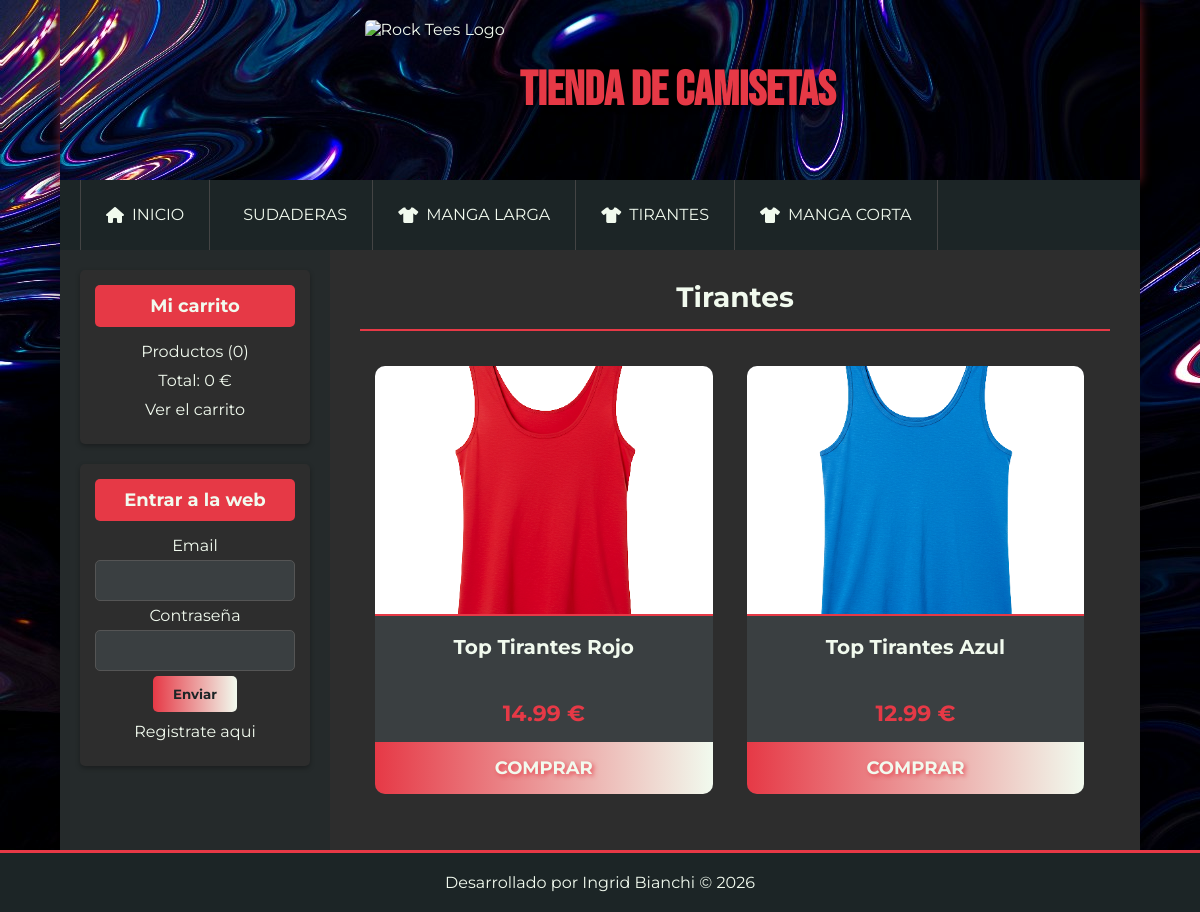
/index.php?controller=categoria&action=ver&id=2, run on the app's committed database.
### tables this page shows
CREATE TABLE categorias(
id              int(255) auto_increment not null,
nombre          varchar(100) not null,
CONSTRAINT pk_categorias PRIMARY KEY(id) 
);

CREATE TABLE productos(
id              int(255) auto_increment not null,
categoria_id    int(255) not null,
nombre          varchar(100) not null,
descripcion     text,
precio          float(100,2) not null,
stock           int(255) not null,
oferta          varchar(2),
fecha           date not null,
imagen          varchar(255),
CONSTRAINT pk_productos PRIMARY KEY(id),
CONSTRAINT fk_producto_categoria FOREIGN KEY(categoria_id) REFERENCES categorias(id)
);

### src/Controllers/CategoriaController.php (called while the page is built, shortened)
<?php
class CategoriaController
{
    private CategoryRepository $categoryRepository;
    private ProductRepository $productRepository;
    public function __construct()
    {
        $this->categoryRepository = new CategoryRepository();
        $this->productRepository = new ProductRepository();
    }
    public function ver(): void
    {
        if (isset($_GET['id'])) {
            $id = (int)$_GET['id'];
            $categoria = $this->categoryRepository->findById($id);
            if ($categoria) {
                $productos = $this->productRepository->findByCategory($id);
            }
        }
        require_once __DIR__ . '/../../templates/categoria/ver.php';
    }
}

### src/Config/Database.php (called while the page is built, shortened)
<?php
class Database
{
    private static ?PDO $instance = null;
    public static function getConnection(): PDO
    {
        if (self::$instance === null) {
            try {
                $host = $_ENV['DB_HOST'] ?? 'db';
                $db   = $_ENV['DB_NAME'] ?? 'tienda_master';
                $user = $_ENV['DB_USER'] ?? 'user';
                $pass = $_ENV['DB_PASSWORD'] ?? 'password';
                $port = $_ENV['DB_PORT'] ?? '3306';
                $charset = 'utf8mb4';
                $dsn = "mysql:host=$host;dbname=$db;charset=$charset;port=$port";
                $options = [
                    PDO::ATTR_ERRMODE            => PDO::ERRMODE_EXCEPTION,
                    PDO::ATTR_DEFAULT_FETCH_MODE => PDO::FETCH_OBJ,
                    PDO::ATTR_EMULATE_PREPARES   => false,
                ];
                self::$instance = new PDO($dsn, $user, $pass, $options);
            } catch (PDOException $e) {
                error_log("Connection failed: " . $e->getMessage());
                die("Error de conexión a la base de datos.");
            }
        }
        return self::$instance;
    }
}

### src/Repositories/CategoryRepository.php (called while the page is built, shortened)
<?php
class CategoryRepository
{
    private PDO $db;
    public function __construct()
    {
        $this->db = Database::getConnection();
    }
    public function getAll(): array
    {
        $sql = "SELECT * FROM categorias ORDER BY id DESC";
        $stmt = $this->db->query($sql);
        return $stmt->fetchAll();
    }
    public function findById(int $id): ?Category
    {
        $sql = "SELECT * FROM categorias WHERE id = :id";
        $stmt = $this->db->prepare($sql);
        $stmt->execute([':id' => $id]);
        $data = $stmt->fetch();
        return $data ? $this->mapToModel($data) : null;
    }
    private function mapToModel($data): Category
    {
        $category = new Category();
        $category->setId((int)$data->id)
                 ->setNombre($data->nombre);
        return $category;
    }
}

### src/Models/Category.php (called while the page is built, shortened)
<?php
class Category
{
    private string $nombre = '';
    public function setId(?int $id): self
    {
        return $this;
    }
    public function getNombre(): string
    {
        return $this->nombre;
    }
    public function setNombre(string $nombre): self
    {
        $this->nombre = $nombre;
        return $this;
    }
}

### src/Utils/Security.php (called while the page is built, shortened)
<?php
class Security
{
    public static function e(string $string): string
    {
        return htmlspecialchars($string, ENT_QUOTES, 'UTF-8');
    }
}

### src/Repositories/ProductRepository.php (called while the page is built, shortened)
<?php
class ProductRepository
{
    private PDO $db;
    public function __construct()
    {
        $this->db = Database::getConnection();
    }
    public function findByCategory(int $categoryId): array
    {
        $sql = "SELECT p.*, c.nombre AS catnombre FROM productos p "
             . "INNER JOIN categorias c ON c.id = p.categoria_id "
             . "WHERE p.categoria_id = :category_id ORDER BY p.id DESC";
        $stmt = $this->db->prepare($sql);
        $stmt->execute([':category_id' => $categoryId]);
        return $stmt->fetchAll();
    }
}

### templates/categoria/ver.php (the view, shortened to what this page needs)
<?php if (isset($categoria)): ?>
	<h1><?= Security::e($categoria->getNombre()) ?></h1>
	<?php if (empty($productos)): ?>
		<p>No hay productos para mostrar</p>
	<?php else: ?>
		<?php foreach ($productos as $product): ?>
			<div class="product">
				<a href="index.php?controller=product&action=ver&id=<?= $product->id ?>">
					<?php if ($product->imagen != null): ?>
						<img src="uploads/images/<?= Security::e($product->imagen) ?>" />
					<?php else: ?>
						<img src="assets/img/camiseta.png" />
					<?php endif; ?>
					<h2><?= Security::e($product->nombre) ?></h2>
				</a>
				<p><?= Security::e((string)$product->precio) ?> €</p>
				<a href="index.php?controller=carrito&action=add&id=<?= $product->id ?>" class="button">Comprar</a>
			</div>
		<?php endforeach; ?>
	<?php endif; ?>
<?php else: ?>
	<h1>La categoría no existe</h1>
<?php endif; ?>

### templates/layout/header.php (shortened to what this page needs)
<!DOCTYPE HTML>
<html lang="es">
<head>
	<link rel="stylesheet" href="assets/css/styles.css" />
	<link rel="stylesheet" href="https://cdnjs.cloudflare.com/ajax/libs/font-awesome/6.0.0-beta3/css/all.min.css">
</head>
<body>
	<div id="container">
		<header id="header">
			<div id="logo">
				<img src="assets/img/logo.camisetas.png" alt="Rock Tees Logo" height="140" />
				<a href="index.php">
					Tienda de Camisetas
				</a>
			</div>
		</header>
		<nav id="menu">
			<ul class="menu-items">
				<li><a href="index.php"><i class="fas fa-home"></i> Inicio</a></li>
				<?php foreach ($allCategories as $cat): ?>
					<li>
						<a href="index.php?controller=categoria&action=ver&id=<?= $cat->id ?>">
							<?php $icono = (stripos($cat->nombre, 'sudadera') !== false) ? 'fas fa-hoodie' : ((stripos($cat->nombre, 'tirantes') !== false) ? 'fas fa-shirt' : 'fas fa-tshirt'); ?>
							<i class="<?= $icono ?>"></i> <?= $cat->nombre ?>
						</a>
					</li>
				<?php endforeach; ?>
			</ul>
		</nav>
		<div id="content">

### public/assets/css/styles.css (style rules this page uses)
* { padding: 0; margin: 0; box-sizing: border-box; font-family: 'Montserrat', sans-serif, Helvetica, Arial; }
body { background: #1C2526 url('../img/vinyl-texture.jpg') repeat; color: #F1FAEE; }
a { color: #E63946; text-decoration: none; transition: color 0.3s ease; }
#container { width: 90%; max-width: 1200px; margin: 0 auto; background: #2D2D2D; box-shadow: 0 0 20px rgba(0, 0, 0, 0.5); }
#header { background: #2D2D2D url('../img/vinyl-texture.jpg') repeat; padding: 20px 0; display: flex; align-items: center; justify-content: center; box-shadow: 0 2px 10px rgba(230, 57, 70, 0.5); position: relative; }
#logo { display: flex; align-items: center; text-align: center; }
#logo img { height: 140px; border-radius: 5px; transition: all 0.3s ease; }
#logo a { font-family: 'Bebas Neue', sans-serif; font-size: 48px; font-weight: 900; color: #E63946; text-transform: uppercase; margin-left: 15px; text-shadow: 2px 2px 6px rgba(0, 0, 0, 0.8); transition: all 0.3s ease; }
#menu { background: #1C2526; height: 70px; position: sticky; top: 0; z-index: 1000; border-bottom: none; }
.menu-items { display: flex; list-style: none; margin: 0 auto; padding: 0 20px; max-width: 1200px; align-items: center; }
.menu-items li { line-height: 70px; border-right: 1px solid #444; position: relative; }
.menu-items li:first-child { border-left: 1px solid #444; }
.menu-items a { color: #F1FAEE; padding: 0 25px; display: flex; align-items: center; font-size: 16px; text-transform: uppercase; transition: all 0.3s ease; }
.menu-items a i { margin-right: 8px; }
#content { display: flex; background: #2D2D2D; min-height: 600px; }
input[type="button"], input[type="submit"], button, .button { background: linear-gradient(90deg, #E63946, #F1FAEE); color: #1C2526; padding: 10px 20px; border: none; border-radius: 5px; cursor: pointer; font-weight: 700; transition: all 0.3s ease; }
#central h1 { font-size: 28px; font-weight: 700; text-align: center; color: #F1FAEE; border-bottom: 2px solid #E63946; padding-bottom: 15px; margin-bottom: 20px; }
.product { width: 45%; display: inline-block; vertical-align: top; margin: 2%; background: #3A3F41; border-radius: 10px; overflow: hidden; transition: transform 0.3s ease, box-shadow 0.3s ease; text-align: center; }
.product a { color: #F1FAEE; display: block; }
.product img { width: 100%; height: 250px; object-fit: cover; border-bottom: 2px solid #E63946; }
.product h2 { font-size: 20px; font-weight: 700; margin: 15px 10px; min-height: 50px; }
.product p { font-size: 22px; color: #E63946; font-weight: 700; margin: 0 10px 15px; }
.product .button { display: block; width: 100%; border-radius: 0; padding: 15px 0; font-size: 18px; text-shadow: 2px 2px 4px rgba(230, 57, 70, 0.8); text-transform: uppercase; }

### data on the page
categorias: nombre "SUDADERAS"
categorias: nombre "MANGA LARGA"
categorias: nombre "TIRANTES", nombre "Tirantes"
categorias: nombre "MANGA CORTA"
productos: imagen (picture), nombre "Top Tirantes Rojo", precio "14.99"
productos: imagen (picture), nombre "Top Tirantes Azul", precio "12.99"

### other printed values
$stats['count'] "0"
$stats['total'] "0"
